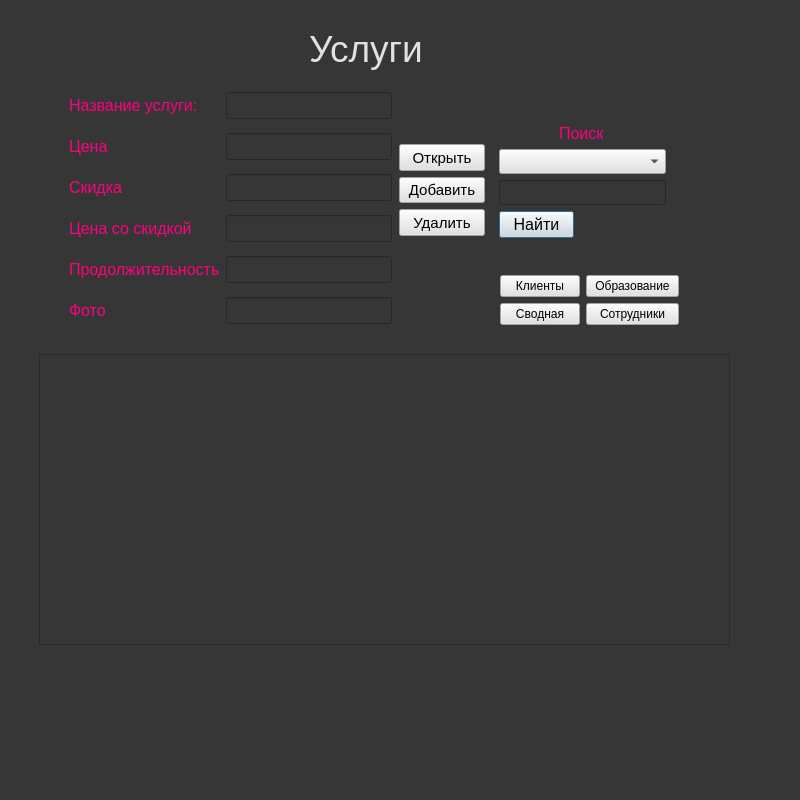
<?xml version="1.0" encoding="UTF-8"?>
<ui version="4.0">
 <class>Dialog</class>
 <widget class="QDialog" name="Dialog">
  <property name="geometry">
   <rect>
    <x>0</x>
    <y>0</y>
    <width>800</width>
    <height>800</height>
   </rect>
  </property>
  <property name="windowTitle">
   <string>Dialog</string>
  </property>
  <property name="styleSheet">
   <string notr="true">background-color: rgb(54, 54, 54);</string>
  </property>
  <widget class="QLineEdit" name="leFind">
   <property name="enabled">
    <bool>true</bool>
   </property>
   <property name="geometry">
    <rect>
     <x>499</x>
     <y>180</y>
     <width>167</width>
     <height>25</height>
    </rect>
   </property>
   <property name="sizePolicy">
    <sizepolicy hsizetype="Expanding" vsizetype="Maximum">
     <horstretch>0</horstretch>
     <verstretch>0</verstretch>
    </sizepolicy>
   </property>
   <property name="font">
    <font>
     <pointsize>12</pointsize>
    </font>
   </property>
   <property name="styleSheet">
    <string notr="true">color: rgb(225, 225, 225); </string>
   </property>
   <property name="text">
    <string/>
   </property>
  </widget>
  <widget class="QComboBox" name="cbColNames">
   <property name="geometry">
    <rect>
     <x>499</x>
     <y>149</y>
     <width>167</width>
     <height>25</height>
    </rect>
   </property>
   <property name="sizePolicy">
    <sizepolicy hsizetype="Preferred" vsizetype="Maximum">
     <horstretch>0</horstretch>
     <verstretch>0</verstretch>
    </sizepolicy>
   </property>
   <property name="font">
    <font>
     <pointsize>12</pointsize>
    </font>
   </property>
   <property name="styleSheet">
    <string notr="true">background-color: rgb(225, 225, 225);</string>
   </property>
  </widget>
  <widget class="QPushButton" name="pbFind">
   <property name="geometry">
    <rect>
     <x>499</x>
     <y>211</y>
     <width>75</width>
     <height>27</height>
    </rect>
   </property>
   <property name="font">
    <font>
     <pointsize>12</pointsize>
    </font>
   </property>
   <property name="whatsThis">
    <string>&lt;html&gt;&lt;head/&gt;&lt;body&gt;&lt;p&gt;background-color: rgb(225, 225, 225);&lt;/p&gt;&lt;/body&gt;&lt;/html&gt;</string>
   </property>
   <property name="styleSheet">
    <string notr="true">background-color: rgb(225, 225, 225);</string>
   </property>
   <property name="text">
    <string>Найти</string>
   </property>
  </widget>
  <widget class="QWidget" name="layoutWidget_2">
   <property name="geometry">
    <rect>
     <x>399</x>
     <y>144</y>
     <width>86</width>
     <height>92</height>
    </rect>
   </property>
   <layout class="QVBoxLayout" name="verticalLayout">
    <item>
     <widget class="QPushButton" name="pbOpen">
      <property name="sizePolicy">
       <sizepolicy hsizetype="Expanding" vsizetype="Expanding">
        <horstretch>0</horstretch>
        <verstretch>0</verstretch>
       </sizepolicy>
      </property>
      <property name="font">
       <font>
        <pointsize>11</pointsize>
       </font>
      </property>
      <property name="mouseTracking">
       <bool>false</bool>
      </property>
      <property name="tabletTracking">
       <bool>false</bool>
      </property>
      <property name="styleSheet">
       <string notr="true">background-color: rgb(225, 225, 225);</string>
      </property>
      <property name="inputMethodHints">
       <set>Qt::ImhNone</set>
      </property>
      <property name="text">
       <string>Открыть</string>
      </property>
      <property name="autoDefault">
       <bool>false</bool>
      </property>
     </widget>
    </item>
    <item>
     <widget class="QPushButton" name="pbInsert">
      <property name="sizePolicy">
       <sizepolicy hsizetype="Expanding" vsizetype="Expanding">
        <horstretch>0</horstretch>
        <verstretch>0</verstretch>
       </sizepolicy>
      </property>
      <property name="font">
       <font>
        <pointsize>11</pointsize>
       </font>
      </property>
      <property name="mouseTracking">
       <bool>false</bool>
      </property>
      <property name="tabletTracking">
       <bool>false</bool>
      </property>
      <property name="styleSheet">
       <string notr="true">background-color: rgb(225, 225, 225);</string>
      </property>
      <property name="inputMethodHints">
       <set>Qt::ImhNone</set>
      </property>
      <property name="text">
       <string>Добавить</string>
      </property>
      <property name="autoDefault">
       <bool>false</bool>
      </property>
     </widget>
    </item>
    <item>
     <widget class="QPushButton" name="pbDelete">
      <property name="sizePolicy">
       <sizepolicy hsizetype="Expanding" vsizetype="Expanding">
        <horstretch>0</horstretch>
        <verstretch>0</verstretch>
       </sizepolicy>
      </property>
      <property name="font">
       <font>
        <pointsize>11</pointsize>
       </font>
      </property>
      <property name="mouseTracking">
       <bool>false</bool>
      </property>
      <property name="tabletTracking">
       <bool>false</bool>
      </property>
      <property name="styleSheet">
       <string notr="true">background-color: rgb(225, 225, 225);</string>
      </property>
      <property name="inputMethodHints">
       <set>Qt::ImhNone</set>
      </property>
      <property name="text">
       <string>Удалить</string>
      </property>
      <property name="autoDefault">
       <bool>false</bool>
      </property>
     </widget>
    </item>
   </layout>
  </widget>
  <widget class="QWidget" name="layoutWidget">
   <property name="geometry">
    <rect>
     <x>69</x>
     <y>84</y>
     <width>323</width>
     <height>254</height>
    </rect>
   </property>
   <layout class="QFormLayout" name="formLayout_2">
    <item row="0" column="0">
     <widget class="QLabel" name="label">
      <property name="sizePolicy">
       <sizepolicy hsizetype="Preferred" vsizetype="Preferred">
        <horstretch>3</horstretch>
        <verstretch>2</verstretch>
       </sizepolicy>
      </property>
      <property name="font">
       <font>
        <pointsize>12</pointsize>
       </font>
      </property>
      <property name="styleSheet">
       <string notr="true">color:rgb(255, 0, 127);</string>
      </property>
      <property name="text">
       <string>Название услуги:</string>
      </property>
     </widget>
    </item>
    <item row="0" column="1">
     <widget class="QLineEdit" name="leFio">
      <property name="font">
       <font>
        <pointsize>12</pointsize>
       </font>
      </property>
      <property name="styleSheet">
       <string notr="true">color: rgb(225, 225, 225); </string>
      </property>
      <property name="text">
       <string/>
      </property>
     </widget>
    </item>
    <item row="1" column="0">
     <widget class="QLabel" name="label_9">
      <property name="sizePolicy">
       <sizepolicy hsizetype="Preferred" vsizetype="Preferred">
        <horstretch>3</horstretch>
        <verstretch>2</verstretch>
       </sizepolicy>
      </property>
      <property name="font">
       <font>
        <pointsize>12</pointsize>
       </font>
      </property>
      <property name="styleSheet">
       <string notr="true">color:rgb(255, 0, 127);</string>
      </property>
      <property name="text">
       <string>Цена</string>
      </property>
     </widget>
    </item>
    <item row="1" column="1">
     <widget class="QLineEdit" name="leFio_2">
      <property name="font">
       <font>
        <pointsize>12</pointsize>
       </font>
      </property>
      <property name="styleSheet">
       <string notr="true">color: rgb(225, 225, 225); </string>
      </property>
      <property name="text">
       <string/>
      </property>
     </widget>
    </item>
    <item row="2" column="0">
     <widget class="QLabel" name="label_10">
      <property name="sizePolicy">
       <sizepolicy hsizetype="Preferred" vsizetype="Preferred">
        <horstretch>3</horstretch>
        <verstretch>2</verstretch>
       </sizepolicy>
      </property>
      <property name="font">
       <font>
        <pointsize>12</pointsize>
       </font>
      </property>
      <property name="styleSheet">
       <string notr="true">color:rgb(255, 0, 127);</string>
      </property>
      <property name="text">
       <string>Скидка</string>
      </property>
     </widget>
    </item>
    <item row="2" column="1">
     <widget class="QLineEdit" name="leFio_3">
      <property name="font">
       <font>
        <pointsize>12</pointsize>
       </font>
      </property>
      <property name="styleSheet">
       <string notr="true">color: rgb(225, 225, 225); </string>
      </property>
      <property name="text">
       <string/>
      </property>
     </widget>
    </item>
    <item row="3" column="0">
     <widget class="QLabel" name="label_4">
      <property name="sizePolicy">
       <sizepolicy hsizetype="Preferred" vsizetype="Preferred">
        <horstretch>3</horstretch>
        <verstretch>2</verstretch>
       </sizepolicy>
      </property>
      <property name="font">
       <font>
        <pointsize>12</pointsize>
       </font>
      </property>
      <property name="styleSheet">
       <string notr="true">color:rgb(255, 0, 127);</string>
      </property>
      <property name="text">
       <string>Цена со скидкой</string>
      </property>
     </widget>
    </item>
    <item row="3" column="1">
     <widget class="QLineEdit" name="lePhone">
      <property name="font">
       <font>
        <pointsize>12</pointsize>
       </font>
      </property>
      <property name="toolTip">
       <string/>
      </property>
      <property name="styleSheet">
       <string notr="true">color: rgb(225, 225, 225); </string>
      </property>
      <property name="inputMask">
       <string/>
      </property>
      <property name="text">
       <string/>
      </property>
     </widget>
    </item>
    <item row="4" column="0">
     <widget class="QLabel" name="label_5">
      <property name="sizePolicy">
       <sizepolicy hsizetype="Preferred" vsizetype="Preferred">
        <horstretch>3</horstretch>
        <verstretch>2</verstretch>
       </sizepolicy>
      </property>
      <property name="font">
       <font>
        <pointsize>12</pointsize>
       </font>
      </property>
      <property name="styleSheet">
       <string notr="true">color:rgb(255, 0, 127);</string>
      </property>
      <property name="text">
       <string>Продолжительность</string>
      </property>
     </widget>
    </item>
    <item row="4" column="1">
     <widget class="QLineEdit" name="leEmail">
      <property name="font">
       <font>
        <pointsize>12</pointsize>
       </font>
      </property>
      <property name="styleSheet">
       <string notr="true">color: rgb(225, 225, 225); </string>
      </property>
      <property name="text">
       <string/>
      </property>
     </widget>
    </item>
    <item row="5" column="0">
     <widget class="QLabel" name="label_2">
      <property name="sizePolicy">
       <sizepolicy hsizetype="Preferred" vsizetype="Preferred">
        <horstretch>3</horstretch>
        <verstretch>2</verstretch>
       </sizepolicy>
      </property>
      <property name="font">
       <font>
        <pointsize>12</pointsize>
       </font>
      </property>
      <property name="styleSheet">
       <string notr="true">color:rgb(255, 0, 127);</string>
      </property>
      <property name="text">
       <string>Фото</string>
      </property>
     </widget>
    </item>
    <item row="5" column="1">
     <widget class="QLineEdit" name="leEmail_2">
      <property name="font">
       <font>
        <pointsize>12</pointsize>
       </font>
      </property>
      <property name="styleSheet">
       <string notr="true">color: rgb(225, 225, 225); </string>
      </property>
      <property name="text">
       <string/>
      </property>
     </widget>
    </item>
   </layout>
  </widget>
  <widget class="QLabel" name="label_8">
   <property name="geometry">
    <rect>
     <x>559</x>
     <y>124</y>
     <width>61</width>
     <height>19</height>
    </rect>
   </property>
   <property name="sizePolicy">
    <sizepolicy hsizetype="Preferred" vsizetype="Preferred">
     <horstretch>3</horstretch>
     <verstretch>2</verstretch>
    </sizepolicy>
   </property>
   <property name="font">
    <font>
     <pointsize>12</pointsize>
    </font>
   </property>
   <property name="styleSheet">
    <string notr="true">color:rgb(255, 0, 127);</string>
   </property>
   <property name="text">
    <string>Поиск</string>
   </property>
  </widget>
  <widget class="QTableWidget" name="twStaffs">
   <property name="geometry">
    <rect>
     <x>39</x>
     <y>354</y>
     <width>691</width>
     <height>291</height>
    </rect>
   </property>
   <property name="font">
    <font>
     <pointsize>10</pointsize>
    </font>
   </property>
   <property name="styleSheet">
    <string notr="true">color: rgb(225, 225, 225); </string>
   </property>
  </widget>
  <widget class="QLabel" name="label_7">
   <property name="geometry">
    <rect>
     <x>309</x>
     <y>18</y>
     <width>191</width>
     <height>61</height>
    </rect>
   </property>
   <property name="sizePolicy">
    <sizepolicy hsizetype="Preferred" vsizetype="Preferred">
     <horstretch>3</horstretch>
     <verstretch>2</verstretch>
    </sizepolicy>
   </property>
   <property name="font">
    <font>
     <pointsize>28</pointsize>
    </font>
   </property>
   <property name="styleSheet">
    <string notr="true">color: rgb(225, 225, 225); font-size:28pt;

</string>
   </property>
   <property name="text">
    <string>Услуги</string>
   </property>
  </widget>
  <widget class="QWidget" name="">
   <property name="geometry">
    <rect>
     <x>500</x>
     <y>275</y>
     <width>179</width>
     <height>54</height>
    </rect>
   </property>
   <layout class="QFormLayout" name="formLayout">
    <item row="0" column="0">
     <widget class="QPushButton" name="pushButton_1">
      <property name="styleSheet">
       <string notr="true">background-color: rgb(225, 225, 225);</string>
      </property>
      <property name="text">
       <string>Клиенты</string>
      </property>
     </widget>
    </item>
    <item row="0" column="1">
     <widget class="QPushButton" name="pushButton_5">
      <property name="styleSheet">
       <string notr="true">background-color: rgb(225, 225, 225);</string>
      </property>
      <property name="text">
       <string>Образование</string>
      </property>
     </widget>
    </item>
    <item row="1" column="0">
     <widget class="QPushButton" name="pushButton_2">
      <property name="styleSheet">
       <string notr="true">background-color: rgb(225, 225, 225);</string>
      </property>
      <property name="text">
       <string>Сводная</string>
      </property>
     </widget>
    </item>
    <item row="1" column="1">
     <widget class="QPushButton" name="worker">
      <property name="styleSheet">
       <string notr="true">background-color: rgb(225, 225, 225);</string>
      </property>
      <property name="text">
       <string>Сотрудники</string>
      </property>
     </widget>
    </item>
   </layout>
  </widget>
 </widget>
 <resources/>
 <connections/>
</ui>
